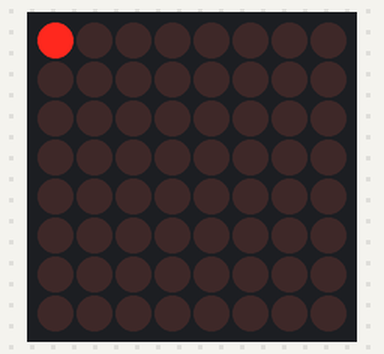
The sketch below on a simulated Arduino Uno, built with avr-gcc and run on an emulated ATmega328P. On the bench: 8×8 LED matrix.

Above: at 0.15 s.
At 4.5 s:
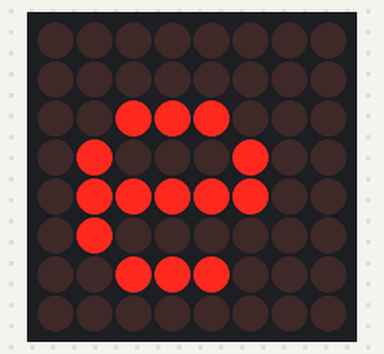
At 9.02 s:
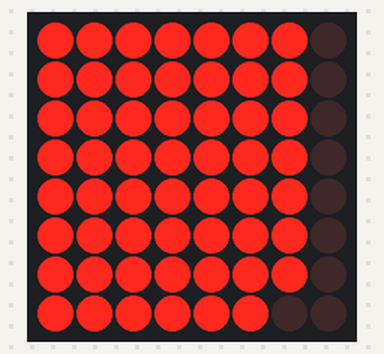
At 16.21 s:
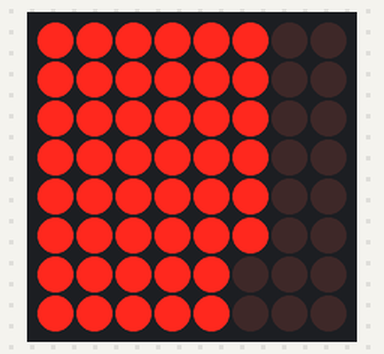
At 26.43 s:
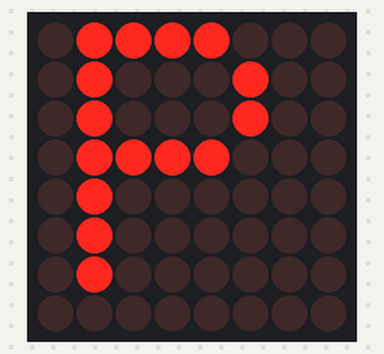
At 36.3 s:
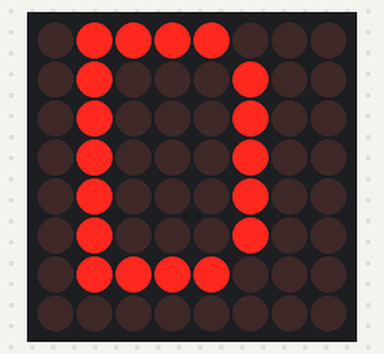

Measured:
- what the display in image 5 shows lasts 1.3 s, from 36.3 s to 37.6 s

The sketch:

Tutorial_15.ino
```cpp
// (licence header left out)
#include "LedControlMS.h"

LedControl lc=LedControl(12,11,10,1); // Los numeros se refieren a que pin de ARDUINO tienes en cada uno de los terminales
/* 12 para el DIN, 11 para el CLK, 10 para el CS y el 1 se refiere a la asignacion de la matriz*/

void setup()
{
  // El numero que colocamos como argumento de la funcion se refiere a la direccion del decodificador
  lc.shutdown(0,false);
  lc.setIntensity(0,8);// La valores estan entre 1 y 15
  lc.clearDisplay(0);
}
void loop()
{
  for (int row=0; row<8; row++)
  {
    for (int col=0; col<8; col++)
    {
      lc.setLed(0,col,row,true); //
      delay(25);
    }
  }

  for (int row=0; row<8; row++)
  {
    for (int col=0; col<8; col++)
    {
      lc.setLed(0,col,row,false); //
      delay(25);
    }
  }
  delay(500);
  lc.writeString(0,"Piensa 3D");
  delay(1000);
}
```
